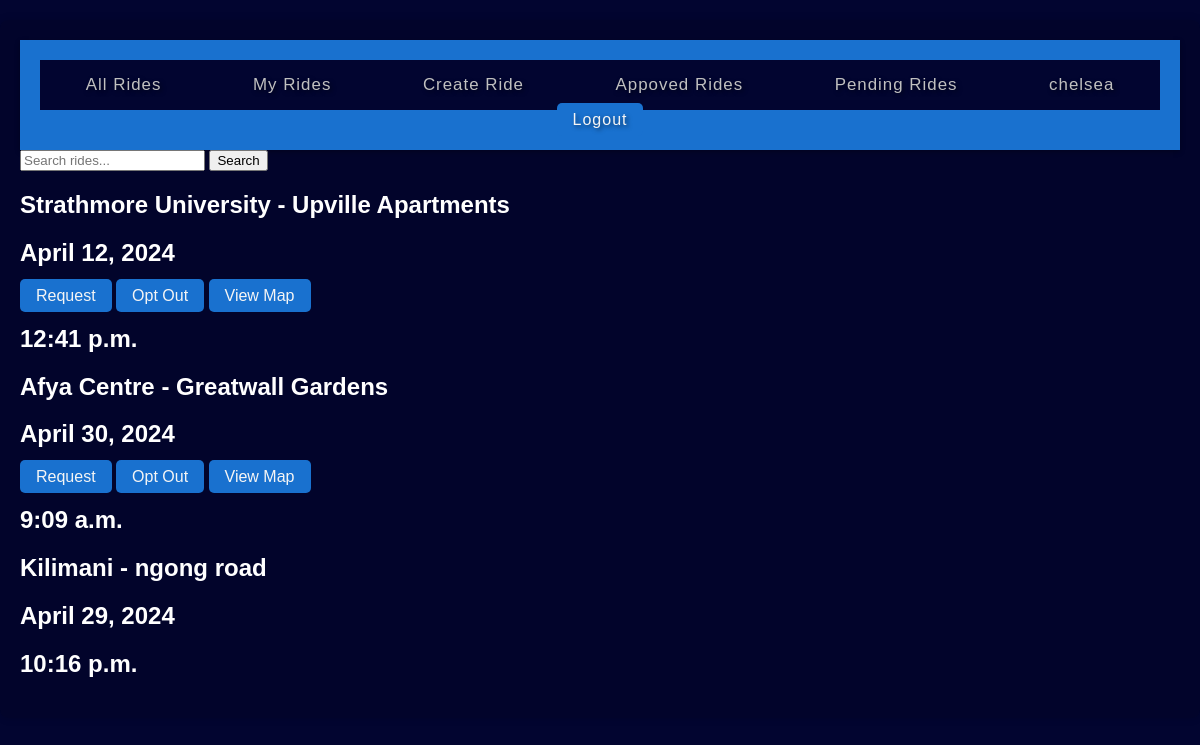
The app's page /catalog/allrides/ (signed in) with its own data.
### catalog/models.py (models this page shows, shortened)
class Ride(models.Model):
    RideID = models.AutoField(primary_key = True)
    Source_Address = models.CharField(max_length = 128, help_text="")
    Dest_Address = models.CharField(max_length = 128, help_text="")
    NumberPlate = models.CharField(max_length = 128, help_text="")
    DL_No = models.CharField(max_length=100, help_text="")
    date = models.DateField(help_text="")
    time = models.TimeField(help_text="")
    Occupancy = models.IntegerField(help_text="")
    UserName = models.CharField(max_length = 128, help_text="")

### catalog/views.py (the view)
# urls.py: path('allrides/', views.allRides, name = "allRides"),
def allRides(request):
    current_user = request.user.username
    ride_list = []
    rides = Ride.objects.filter()
    for ride in rides:
        if ride.Occupancy > 0:
            ride_list.append(ride)
    context = {'ride_list' : ride_list, 'current_user' : current_user}
    return render(request, 'allRides.html', context)

### catalog/templates/allRides.html
{% extends 'base.html' %}
{% load static %}
{% block content %}
<form action="{% url 'search_rides' %}" method="GET">
    <input type="text" name="query" placeholder="Search rides...">
    <button type="submit">Search</button>
</form>
<link rel="stylesheet" href="{% static 'css\stylesBase1.css' %}">
<div class="bottom">
    {% if ride_list %}
        {% for ride in ride_list %}
            <div class="wrap">
                <div class="ride">
                    <h2 class="neonText">{{ ride.Source_Address }} - {{ ride.Dest_Address }}</h2>
                    <h2 class="neonText">{{ ride.date }}</h2>
                    {% if current_user != ride.UserName %}
                        <div class="buttonDiv">
                            <a href="{% url 'optIn' ride.RideID %}" class="button">Request</a>
                            <a href="{% url 'optOut' ride.RideID %}" class="button">Opt Out</a>
                            <a href="{% url 'map' ride.RideID %}" class="button">View Map</a>
                        </div>
                    {% endif %}
                    <h2 class="neonText">{{ ride.time }}</h2>
                </div>
            </div>
        {% endfor %}
    {% else %}
        <p>No rides found.</p>
    {% endif %}
</div>
{% endblock %}

### catalog/templates/base.html (shortened to what this page needs)
{% load static %}
<!doctype html>
<html lang="en">
  <head>
  </head>
  <body>
    <link rel="stylesheet" href="{% static 'css\stylesBase1.css' %}">
    <div class="main">
      <div class="top">
        <header>
          <nav>
            <ul class="nav__links">
              <li><a href="{% url 'allRides' %}" {% if request.path == '/carpool/allrides/' %} class = "active" {% endif %}>All Rides</a></li>
              <li><a href="{% url 'myRides' %}" {% if request.path == '/carpool/myrides/' %} class = "active" {% endif %}>My Rides</a></li>
              <li><a href="{% url 'create' %}" {% if request.path == '/carpool/create/' %} class = "active" {% endif %}>Create Ride</a></li>
              <li><a href="{% url 'approvedRides' %}" {% if request.path == '/carpool/approvedrides/' %} class = "active" {% endif %}>Appoved Rides</a></li>
              <li><a href="{% url 'pendingRides' %}" {% if request.path == '/carpool/pending' %} class = "active" {% endif %}>Pending Rides</a></li>
              <li><a>{{user.username}}</a></li>
            </ul>
          </nav>
          <a class="cta" href="{% url 'logout' %}">Logout</a>
        </header>
      </div>
      {% block content %}
      {% endblock %}
    </div>
  </body>
</html>

### catalog/static/css/stylesBase1.css (style rules this page uses)
body { font-family: Arial, sans-serif; margin: 0; padding: 0; background-color:rgb(2, 5, 48) ; color: rgb(255, 255, 255); }
header { letter-spacing: 1px; text-shadow: 2px 2px 4px rgba(0,0,0,0.5); font-size: calc(16px + 0.9px); background-color: #1971cf; color: black; padding: 20px; text-align: center; box-shadow: 0 2px 5px rgba(0, 0, 0, 0.274); }
ul.nav__links { list-style: none; padding: 0; margin: 0; background-color:rgb(2, 5, 48); overflow: hidden; display: flex; justify-content: space-around; }
ul.nav__links li { flex-grow: 1; text-align: center; }
ul.nav__links li a { display: block; color: silver; text-align: center; padding: 15px 20px; text-decoration: none; transition: background-color 0.3s, color 0.3s; }
ul.nav__links li a { position: relative; overflow: hidden; transition: color 0.3s; }
ul.nav__links li a::after { content: ''; position: absolute; bottom: 0; left: 0; width: 100%; height: 2px; background-color: #1971cf; transform: scaleX(0); transition: transform 0.3s ease; }
.main { padding: 20px; background-color:rgba(0,0,0,0.1); margin-top: 20px; box-shadow: 0 0 10px rgba(0,0,0,0.1); border-radius: 8px; }
.button, .cta { padding: 8px 16px; background-color: #1971cf; color: whitesmoke; border: none; cursor: pointer; text-decoration: none; font-size: 16px; border-radius: 5px; }

### records on screen
Ride: Source_Address "Strathmore University", Dest_Address "Upville Apartments", date "April 12, 2024", UserName "Request", time "12:41 p.m."
Ride: Source_Address "Afya Centre", Dest_Address "Greatwall Gardens", date "April 30, 2024", UserName "Request", time "9:09 a.m."
Ride: Source_Address "Kilimani", Dest_Address "ngong road", date "April 29, 2024", time "10:16 p.m."

### other values on screen
{{ user.username }} "chelsea"
